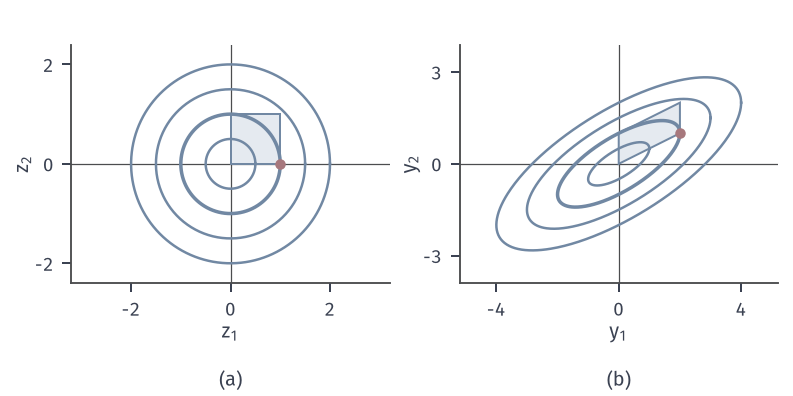

Generate this figure with Python:
from pathlib import Path
import sys
HERE = Path(__file__).resolve().parent
sys.path.insert(0, str(HERE.parent/"rvt-common"))
from rvt_fig import *
# Y = A Z with A = [[2,0],[1,1]]: circles ||z||=c map to ellipses, unit square to a parallelogram of area |det A| = 2.
from matplotlib.patches import Polygon
A = np.array([[2., 0.], [1., 1.]])
fig, axes = figure(width_mm=112, height_mm=56, ncols=2)
panel(fig, left=.09, right=.98, bottom=.2, top=.97, wspace=.22)
th = np.linspace(0, 2*pi, 400); C = np.vstack([np.cos(th), np.sin(th)])
sq = np.array([[0, 0], [1, 0], [1, 1], [0, 1]]).T
for ax, M_, lim in ((axes[0], np.eye(2), 3.2), (axes[1], A, 5.2)):
    P = M_ @ sq
    ax.add_patch(Polygon(P.T, closed=True, fc=BLUE_FILL, ec=BLUE, lw=.8, zorder=1))
    for c in (.5, 1, 1.5, 2):
        E = M_ @ (c*C); ax.plot(E[0], E[1], color=BLUE, lw=1.0 if c != 1 else 1.4, zorder=2)
    ax.axhline(0, color=STROKE, lw=.5, zorder=0); ax.axvline(0, color=STROKE, lw=.5, zorder=0)
    ax.set_xlim(-lim, lim); ax.set_ylim(-lim*.75, lim*.75); ax.set_aspect('equal')
dot(axes[0], 1, 0, RED); dot(axes[1], 2, 1, RED)
axlab(axes[0], '$z_1$', '$z_2$'); axlab(axes[1], '$y_1$', '$y_2$')
axes[0].set_xticks([-2, 0, 2]); axes[0].set_yticks([-2, 0, 2]); axes[1].set_xticks([-4, 0, 4]); axes[1].set_yticks([-3, 0, 3])
tags(fig, axes)
S = A @ A.T; w, V = np.linalg.eigh(S)
save(fig, HERE, 'figure', {'Sigma': S.tolist(), 'det': float(np.linalg.det(A)), 'eig': w.tolist(), 'f(2,1)': float(np.exp(-.5)/(4*pi))})
